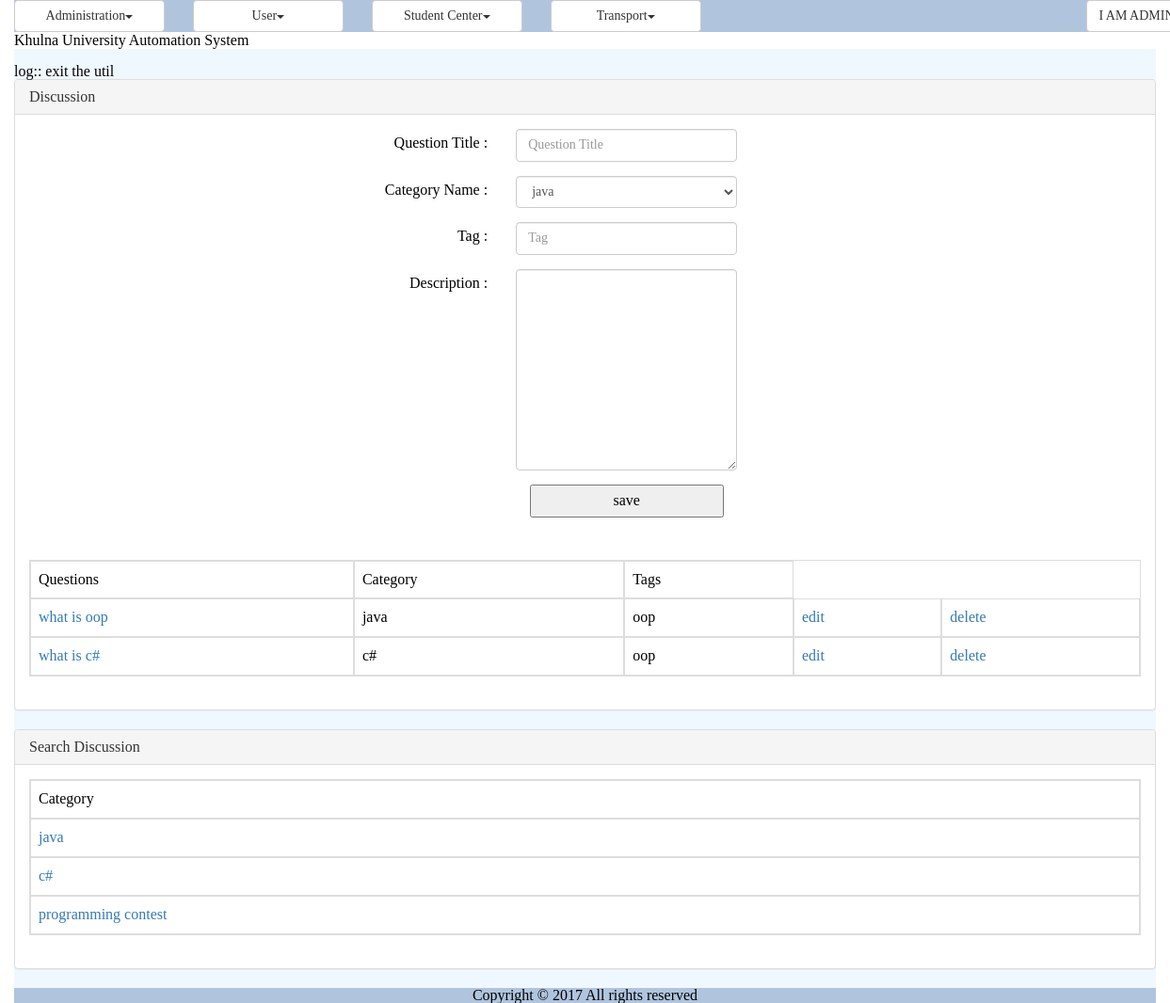
Page /discussion.php (signed in) on the committed database.
### tables this page shows
CREATE TABLE `tbl_discussion_category` (
  `ID` varchar(40) NOT NULL,
  `Name` varchar(40) NOT NULL
);

CREATE TABLE `tbl_discussion` (
  `ID` varchar(40) NOT NULL,
  `Title` varchar(150) NOT NULL,
  `CategoryID` varchar(40) NOT NULL,
  `Description` varchar(300) NOT NULL,
  `Tag` varchar(200) NOT NULL,
  `CreationDate` datetime NOT NULL,
  `CreatorID` varchar(40) NOT NULL
);

### modules/forum/ui/blade/view.discussion.blade.php (called while the page is built, shortened)
<?php
include_once UTILITY.'class.util.php';
include_once MODULES_FORUM.'bao/class.discussionbao.php';
include_once MODULES_FORUM.'bao/class.discussionCategorybao.php';
$_DiscussionBAO = new DiscussionBAO();
$_DiscussionCategoryBAO = new DiscussionCategoryBAO();
?>

### modules/forum/bao/class.discussionCategorybao.php (called while the page is built, shortened)
<?php
include_once UTILITY.'class.util.php';
include_once MODULES_FORUM.'dao/class.discussionCategorydao.php';
Class DiscussionCategoryBAO{
	private $_DiscussionCategoryDAO;
	public function __construct(){
		$this->_DiscussionCategoryDAO = new DiscussionCategoryDAO();
	}
	public function getAllDiscussionCategorys(){
		$Result = $this->_DiscussionCategoryDAO->getAllDiscussionCategorys();
		return $Result;
	}
}
?>

### modules/forum/dao/class.discussionCategorydao.php (called while the page is built, shortened)
<?php
include_once COMMON.'class.common.php';
include_once COMMON.'class.common.forum.php';
include_once UTILITY.'class.util.php';
Class DiscussionCategoryDAO{
	private $_DB;
	public function __construct(){
		$this->_DB = DBUtil::getInstance();
	}
	public function getAllDiscussionCategorys(){
		$DiscussionCategoryList = array();
		$this->_DB->doQuery("SELECT * FROM tbl_discussion_category");
		$rows = $this->_DB->getAllRows();
		for($i = 0; $i < sizeof($rows); $i++) {
			$row = $rows[$i];
			$this->_DiscussionCategory = new DiscussionCategory();
		    $this->_DiscussionCategory->setID ( $row['ID']);
		    $this->_DiscussionCategory->setName( $row['Name'] );
		    $DiscussionCategoryList[]=$this->_DiscussionCategory;
		}
		$Result = new Result();
		$Result->setIsSuccess(1);
		$Result->setResultObject($DiscussionCategoryList);
		return $Result;
	}
}
?>

### common/class.common.php (called while the page is built, shortened)
<?php
class Result{
    private $_IsSuccess=0;
    private $_ResultObject;
    public function setIsSuccess($IsSuccess){
        $this->_IsSuccess = $IsSuccess;
    }
    public function getIsSuccess(){
        return $this->_IsSuccess;
    }
    public function setResultObject($ResultObject){
        $this->_ResultObject = $ResultObject;
    }
    public function getResultObject(){
        return $this->_ResultObject;
    }
}
?>

### common/class.common.forum.php (called while the page is built, shortened)
<?php
class DiscussionCategory{
    private $_ID;
    private $_name;
    public function setID ( $ID ) {
        $this->_ID = $ID;
    }
    public function getID () {
        return $this->_ID;
    }
    public function setName ($Name){
        $this->_name = $Name;
    }
    public function getName(){
        return $this->_name;
    }
}
class Discussion{
    private $_ID;
    private $_Name;
    private $_Category;
    private $_Tag;
    public function setID ( $ID ) {
        $this->_ID = $ID;
    }
    public function getID () {
        return $this->_ID;
    }
    public function setName ( $Name ) {
        $this->_Name = $Name;
    }
    public function getName () {
        return $this->_Name;
    }
    public function setCategory ( $Category ) {
        $this->_Category = $Category;
    }
    public function getCategory () {
        return $this->_Category;
    }
    public function setTag( $Tag ) {
        $this->_Tag = $Tag;
    }
    public function getTag() {
        return $this->_Tag;
    }
}
?>

### modules/forum/bao/class.discussionbao.php (called while the page is built, shortened)
<?php
include_once UTILITY.'class.util.php';
include_once MODULES_FORUM.'dao/class.discussiondao.php';
Class DiscussionBAO{
	private $_DiscussionDAO;
	public function __construct(){
		$this->_DiscussionDAO = new DiscussionDAO();
	}
	public function getAllDiscussions(){
		$Result = $this->_DiscussionDAO->getAllDiscussions();
		return $Result;
	}
	public function getNameFromCatagoryID($Discussion){
		$Result = $this->_DiscussionDAO->getNameFromCatagoryID($Discussion);
		return $Result;
	}
}
?>

### modules/forum/dao/class.discussiondao.php (called while the page is built, shortened)
<?php
include_once COMMON.'class.common.php';
include_once COMMON.'class.common.forum.php';
include_once UTILITY.'class.util.php';
include_once 'class.discussionCategorydao.php';
Class DiscussionDAO{
	private $_DB;
	public function __construct(){
		$this->_DB = DBUtil::getInstance();
	}
	public function getAllDiscussions(){
		$DiscussionList = array();
		$this->_DB->doQuery("SELECT * FROM tbl_discussion");
		$rows = $this->_DB->getAllRows();
		for($i = 0; $i < sizeof($rows); $i++) {
			$row = $rows[$i];
			$this->_Discussion = new Discussion();
		    $this->_Discussion->setID ( $row['ID']);
		    $this->_Discussion->setName( $row['Title'] );
		    $this->_Discussion->setCategory( $row['CategoryID'] );
		    $this->_Discussion->setDescription( $row['Description'] );
		    $this->_Discussion->setTag( $row['Tag'] );
		    $this->_Discussion->setCreationDate( $row['CreationDate'] );
		    $this->_Discussion->setCreator( $row['CreatorID'] );
		    $DiscussionList[]=$this->_Discussion;
		}
		$Result = new Result();
		$Result->setIsSuccess(1);
		$Result->setResultObject($DiscussionList);
		return $Result;
	}
	public function getNameFromCatagoryID($CatagoryID){
		$SQL = "SELECT * FROM tbl_discussion_category
				WHERE ID='".$CatagoryID."'";
		$SQL = $this->_DB->doQuery($SQL);
		$row = $this->_DB->getTopRow();
		$this->_DiscussionCategory = new DiscussionCategory();
		$this->_DiscussionCategory->setID ( $row['ID']);
		$this->_DiscussionCategory->setName( $row['Name'] );
	 	$Result = new Result();
		$Result->setIsSuccess(1);
		$Result->setResultObject($this->_DiscussionCategory);
		return $Result;
	}
}
?>

### modules/forum/ui/view.discussion.php (the view)
<?php
include_once 'blade/view.discussion.blade.php';
include_once COMMON.'class.common.php';
?>
<div class="panel panel-default">
    <div class="panel-heading">Discussion</div>
    <div class="panel-body">
	<div id="form">
		<form method="post" class="form-horizontal">
			<div class="form-group">
				<label class="control-label col-sm-4" for="txtQuestion">Question Title : </label>
				<div class="col-sm-6">
					<input type="text" class="form-control"  name="txtQuestion" placeholder="Question Title" value="<?php
					if(isset($_GET['edit'])) echo $getROW->getName();  ?>" />
				</div>
			</div>
			<div class="form-group">
				<label class="control-label col-sm-4" for="txtCat">Category Name : </label>
				<div class="col-sm-6">
						    <?php
						    $var = '<select name="txtCat" class="form-control"  id="select-from-cat">';
							$Result = $_DiscussionCategoryBAO->getAllDiscussionCategorys();
							if($Result->getIsSuccess()){
								$DiscussionCategorys = $Result->getResultObject();
						       for ($i=0; $i < sizeof($DiscussionCategorys); $i++) {
						       		$DiscussionCategory = $DiscussionCategorys[$i];
						    		$var = $var. '<option value="'.$DiscussionCategory->getID().'"';
						          	$var = $var.'>'.$DiscussionCategory->getName().'</option>';
								}
								$var = $var.'</select>';
							}
							echo $var;
							?>
				</div>
			</div>
			<div class="form-group">
				<label class="control-label col-sm-4" for="txtTag">Tag : </label>
				<div class="col-sm-6">
					<input type="text" class="form-control"  name="txtTag" placeholder="Tag" value="<?php
					if(isset($_GET['edit'])) echo $getROW->getTag();  ?>" />
				</div>
			</div>
			<div class="form-group">
				<label class="control-label col-sm-4" for="txtDes">Description : </label>
				<div class="col-sm-6">
					<textarea rows="10" cols="40" class="form-control"  name="txtDes" placeholder="Description"
					value="<?php
					if(isset($_GET['edit'])) echo $getROW->getDescription();  ?>" >
					</textarea>
				</div>
			</div>
	        <div class="form-group">
              <div class="col-sm-offset-2 col-sm-10">
						<?php
						if(isset($_GET['edit']))
						{
							?>
							<button type="submit" name="update">update</button>
							<?php
						}
						else
						{
							?>
							<button type="submit" name="save">save</button>
							<?php
						}
						?>
				</div>
			</div>
		</form>
	</div>
	</div>
	<div class="panel-body">
	<table class="table table-bordered">
	<?php
	$Result = $_DiscussionBAO->getAllDiscussions();
	if($Result->getIsSuccess()){
		$DiscussionList = $Result->getResultObject();
	?>
		<tr>
			<th>Questions</th>
			<th>Category</th>
			<th>Tags</th>
		</tr>
		<?php
		for($i = 0; $i < sizeof($DiscussionList); $i++) {
			$Discussion = $DiscussionList[$i];
			?>
		    <tr>
		    <td><a href="discussion_comment.php?view=<?php echo $Discussion->getID(); ?>" onclick="return ; " >
		    <?php echo $Discussion->getName(); ?></a></td>
			    <td><?php $id = $Discussion->getCategory();
			    	$Result2 = $_DiscussionBAO->getNameFromCatagoryID($id);
			    	if ($Result2->getIsSuccess()) {
			    		$DiscussionCategory = $Result2->getResultObject();
			    		echo $DiscussionCategory->getName();
			    	}
			    	 ?></td>
			    <td><?php echo $Discussion->getTag(); ?></td>
			    <td><a href="?edit=<?php echo $Discussion->getID(); ?>" onclick="return confirm('sure to edit !'); " >edit</a></td>
			    <td><a href="?del=<?php echo $Discussion->getID(); ?>" onclick="return confirm('sure to delete !'); " >delete</a></td>
		    </tr>
	    <?php
		}
	}
	else{
		echo $Result->getResultObject();
	}
	?>
	</table>
	</div>
</div>
<div class="panel panel-default">
    <div class="panel-heading">Search Discussion</div>
	<div class="panel-body">
		<table class="table table-bordered">
			<tr>
				<th>Category</th>
			</tr>
			<?php
				$Result = $_DiscussionCategoryBAO->getAllDiscussionCategorys();
				if($Result->getIsSuccess())
				{
					$DiscussionCategorys = $Result->getResultObject();
			        for ($i=0; $i < sizeof($DiscussionCategorys); $i++)
					{
						$DiscussionCategory = $DiscussionCategorys[$i];?>
						<tr><td><a href="discussion_search.php?Category=<?php echo $DiscussionCategory->getID(); ?>" onclick="return; "> <?php echo $DiscussionCategory->getName() ?> </a></td>
						</tr>
					<?php
					}
				}
				?>
		</table>
	</div>
</div>

### resources/css/style.css (style rules this page uses)
#form { width:500px; margin:0px auto; text-align:center; }
#form form input { width:100%; height:35px; }
form button { width:50%; height:35px; }
table,td { border:solid #e9e9e9 1px; }

### rows in the picture
tbl_discussion_category: txtCat "java", Name "java"
tbl_discussion: Title "what is oop", tbl_discussion_category.Name "java", Tag "oop"
tbl_discussion: Title "what is c#", tbl_discussion_category.Name "c#", Tag "oop"
tbl_discussion_category: Name "c#"
tbl_discussion_category: Name "programming contest"

### other values in the picture
$globalMenu[$i]->getTitle() "Administration User Student Center Transport"
$CurrentUser->getFirstName() "I AM"
